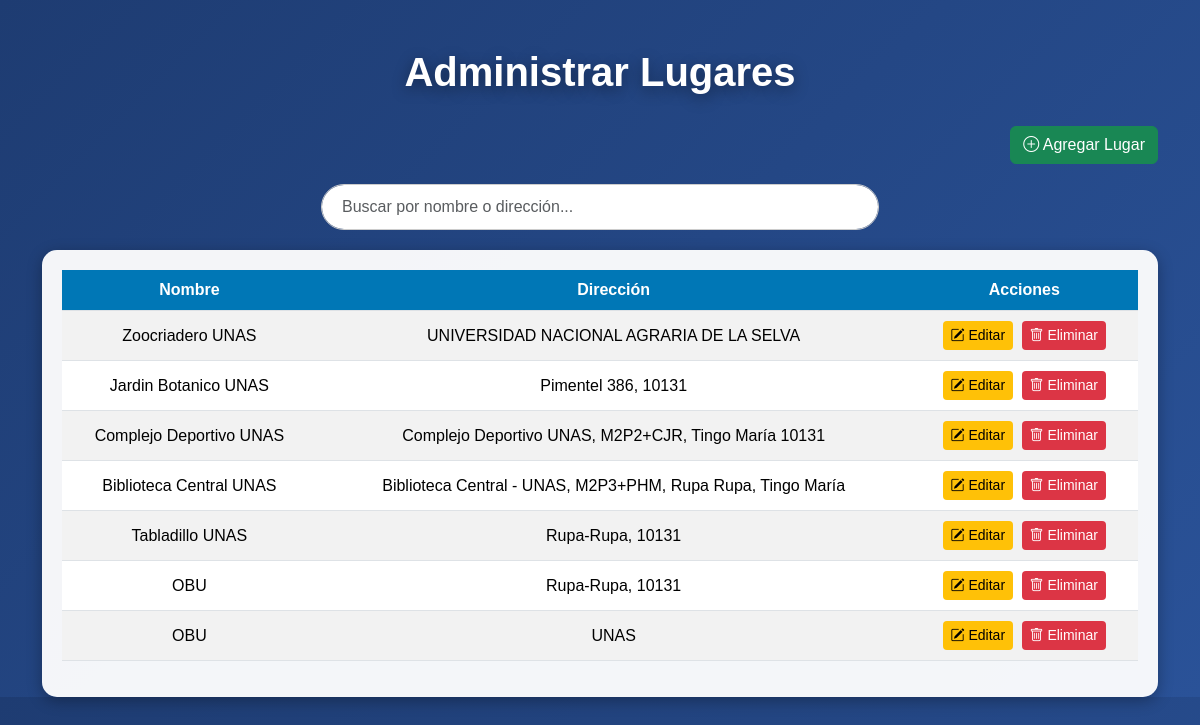
Screenshot of /panel-admin/lugares/ with the database file from the repository.
### app/models.py (models this page shows, shortened)
class Lugar(models.Model):
    nombre = models.CharField(max_length=200)
    descripcion = models.TextField(blank=True, null=True)
    direccion = models.CharField(max_length=255)
    latitud = models.FloatField()
    longitud = models.FloatField()
    url_mapa = models.URLField(blank=True, null=True)
    fecha_creacion = models.DateTimeField(default=timezone.now)  # Valor predeterminado

### app/views.py (the view)
# urls.py: path('panel-admin/lugares/', views.admin_lista_lugares, name='admin_lista_lugares'),  # Panel admin para ver lugares
def admin_lista_lugares(request):
    lugares = Lugar.objects.all()
    return render(request, 'admin/lugares/admin_lista_lugares.html', {'lugares': lugares})

### app/templates/admin/lugares/admin_lista_lugares.html (shortened to what this page needs)
{% load static %}
<!DOCTYPE html>
<html lang="es">
<head>
    <link href="https://cdn.jsdelivr.net/npm/bootstrap@5.3.3/dist/css/bootstrap.min.css" rel="stylesheet">
    <link href="https://cdn.jsdelivr.net/npm/bootstrap-icons/font/bootstrap-icons.css" rel="stylesheet">
    <link rel="stylesheet" href="{% static 'app/css/admi_lugar.css' %}">
</head>
<body>
    <div class="container mt-5">
        <h1>Administrar Lugares</h1>
        <a href="{% url 'agregar_lugar_admin' %}" class="btn btn-success">
            <i class="bi bi-plus-circle"></i> Agregar Lugar
        </a>
        <div class="search-bar">
            <input type="text" id="search" class="form-control" placeholder="Buscar por nombre o dirección...">
        </div>
        <div class="table-container">
            <table class="table table-striped table-hover">
                <thead>
                    <tr>
                        <th>Nombre</th>
                        <th>Dirección</th>
                        <th>Acciones</th>
                    </tr>
                </thead>
                <tbody id="table-body">
                    {% for lugar in lugares %}
                    <tr>
                        <td>{{ lugar.nombre }}</td>
                        <td>{{ lugar.direccion }}</td>
                        <td class="action-btns">
                            <a href="{% url 'editar_lugar' lugar.id %}" class="btn btn-warning btn-sm">
                                <i class="bi bi-pencil-square"></i> Editar
                            </a>
                            <a href="{% url 'eliminar_lugar' lugar.id %}" class="btn btn-danger btn-sm">
                                <i class="bi bi-trash"></i> Eliminar
                            </a>
                        </td>
                    </tr>
                    {% endfor %}
                </tbody>
            </table>
        </div>
    </div>
</body>
</html>

### app/static/app/css/admi_lugar.css (style rules this page uses)
body { background: linear-gradient(135deg, #1e3c72, #2a5298); color: #fff; font-family: 'Arial', sans-serif; }
h1 { text-align: center; font-size: 2.5rem; font-weight: bold; margin-bottom: 30px; color: #ffffff; text-shadow: 0 4px 15px rgba(0, 0, 0, 0.4); }
.btn-success { margin-bottom: 20px; display: block; width: max-content; margin-left: auto; }
.table-container { background: rgba(255, 255, 255, 0.95); border-radius: 15px; padding: 20px; box-shadow: 0 4px 15px rgba(0, 0, 0, 0.3); }
.table th { background-color: #0077b6; color: #fff; text-align: center; }
.table-striped tbody tr:nth-of-type(odd) { background-color: rgba(0, 123, 255, 0.05); }
.table td, .table th { text-align: center; vertical-align: middle; }
.action-btns a { margin: 2px; transition: all 0.3s ease; }
.btn-warning { background-color: #ffc107; border: none; }
.btn-danger { background-color: #dc3545; border: none; }
.search-bar { margin-bottom: 20px; }
.search-bar input { border-radius: 25px; border: 1px solid #ccc; padding: 10px 20px; width: 50%; margin: auto; display: block; transition: all 0.3s ease; }

### rows the page displays
Lugar: nombre "Zoocriadero UNAS", direccion "UNIVERSIDAD NACIONAL AGRARIA DE LA SELVA"
Lugar: nombre "Jardin Botanico UNAS", direccion "Pimentel 386, 10131"
Lugar: nombre "Complejo Deportivo UNAS", direccion "Complejo Deportivo UNAS, M2P2+CJR, Tingo María 10131"
Lugar: nombre "Biblioteca Central UNAS", direccion "Biblioteca Central - UNAS, M2P3+PHM, Rupa Rupa, Tingo María"
Lugar: nombre "Tabladillo UNAS", direccion "Rupa-Rupa, 10131"
Lugar: nombre "OBU", direccion "Rupa-Rupa, 10131"
Lugar: nombre "OBU", direccion "UNAS"
